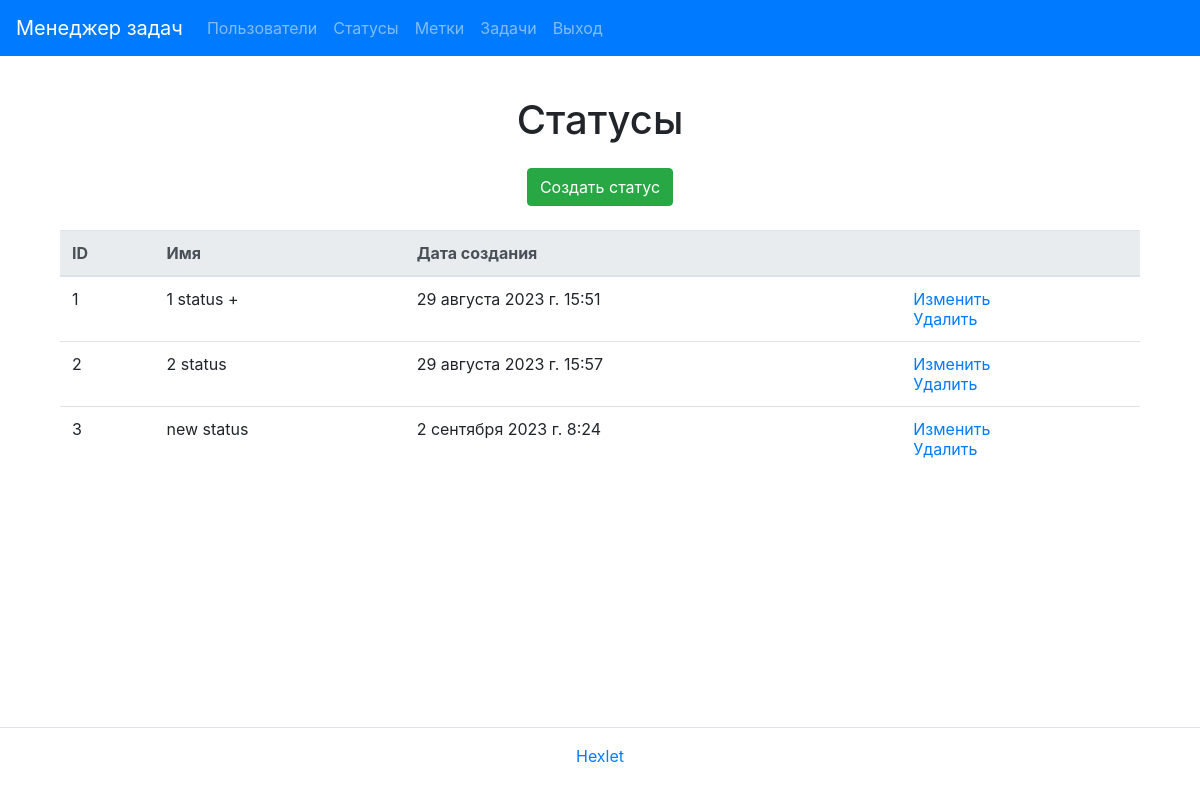
/ru/statuses/ (signed in), run on the app's committed database.
### task_manager/statuses/models.py (models this page shows, shortened)
class Status(models.Model):
    name = models.CharField(max_length=30)
    created_at = models.DateTimeField(auto_now_add=True)

### task_manager/statuses/views.py (the view)
# urls.py: path('', StatusList.as_view(), name='status_index'),
class StatusList(UserLoginMixin, ListView):
    model = Status
    template_name = 'statuses/index.html'
    context_object_name = 'statuses'

### task_manager/templates/statuses/index.html (shortened to what this page needs)
{% extends "base.html" %}
{% load i18n %}
{% block content %}
<div class="container">
  <h1 class="my-4 text-center">{% trans "Statuses" %}</h1>
  <div class="d-flex justify-content-center mt-3 mb-0">
    <a class="btn btn-success btn-md" href="{% url 'status_create' %}">{% trans "Create status" %}</a>
  </div>
  <table class="table table-lg-responsive table-hover mt-4">
    <thead class="thead-light">
        <tr>
            <th>{% trans "ID" %}</th>
            <th>{% trans "Name" %}</th>
            <th>{% trans "Creation date" %}</th>
            <th></th>
        </tr>
    </thead>
        {% if statuses %}
        <tbody>
            {% for status in statuses %}
            <tr>
                <td>{{ status.id }}</td>
                <td>{{ status.name }}</td>
                <td>{{ status.created_at }}</td>
                <td>
                    <a href="{% url 'status_update' status.id %}">{% trans "Modify" %}</a>
                    <br>
                    <a href="{% url 'status_delete' status.id %}">{% trans "Delete" %}</a>
                </td>
            </tr>
            {% endfor %}
        {% endif %}
        </tbody>
  </table>
</div>
{% endblock %}

### data on the page
Status: id "1", name "1 status +", created_at "29 августа 2023 г. 15:51"
Status: id "2", name "2 status", created_at "29 августа 2023 г. 15:57"
Status: id "3", name "new status", created_at "2 сентября 2023 г. 8:24"
